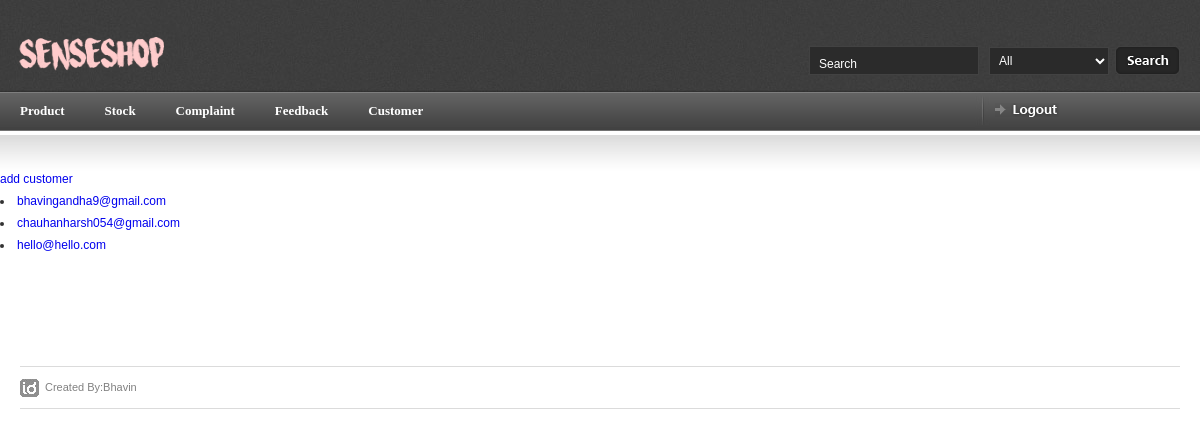
The page /myadmin/customer (signed in) on the database its author committed.
### login/models.py (models this page shows, shortened)
class customer(models.Model):
    cname = models.CharField(max_length=100,default='a')
    email = models.CharField(max_length=250,default='a')
    password = models.CharField(max_length=250,default='a')
    mobile_no = models.DecimalField(max_digits=10,decimal_places=0,default='a')
    address = models.CharField(max_length=500,default='a')
    au_id = models.DecimalField(max_digits=200,decimal_places=0,default='a')
    cflag = models.DecimalField(max_digits=2,decimal_places=0,default='a')

### myadmin/views.py (the view)
# urls.py: url(r'^myadmin/customer', b.CustomerIndexView.as_view(), name='customer'),
class CustomerIndexView(generic.ListView):
    template_name = 'customer.html'
    context_object_name = 'customer'
    model = customer
    paginate_by = 5
    def get_queryset(self):
        return customer.objects.all()
    def dispatch(self, request, *args, **kwargs):
        if request.session.has_key('myadmin'):
            a = 'hello'
        else:
            return redirect('index')
        return super(CustomerIndexView, self).dispatch(request, *args, **kwargs)

### myadmin/templates/customer.html (shortened to what this page needs)
{% load staticfiles %}
{% include 'article_start.html' %}
<a href="{% url 'customer_add' %}">add customer</a>
{% for c in customer %}
      <li><a href="{% url 'customer_detail' c.id %} ">{{ c.email }}</a></li>
{% endfor %}
{% include 'article_close.html' %}

### myadmin/static/css/screen.css (style rules this page uses)
* { margin: 0; padding: 0; }
html, body { height: 100%; }
body { background: #fff; color: #393939; font-family: Arial; font-size: 0px; line-height: 0; }
a { outline: none; text-decoration: none; }

### rows shown on the page
customer: email "bhavingandha9@gmail.com"
customer: email "chauhanharsh054@gmail.com"
customer: email "hello@hello.com"
